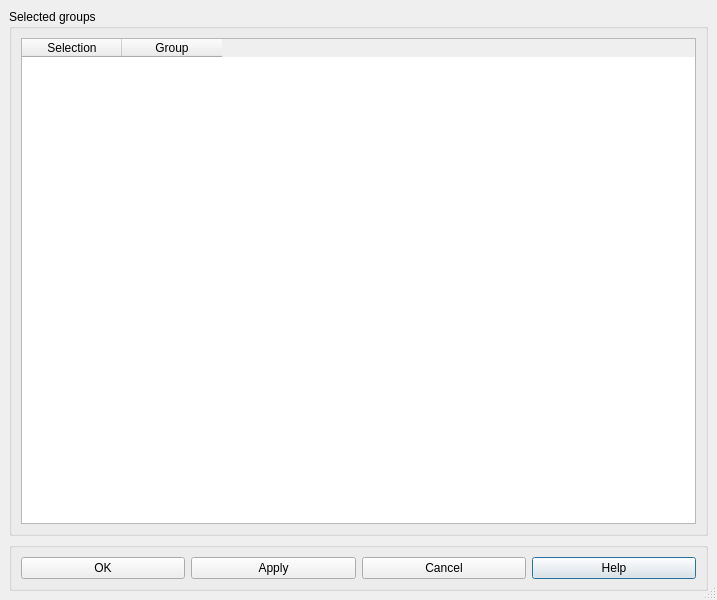
<ui version="4.0" >
 <class>CreateListGroup</class>
 <widget class="QDialog" name="CreateListGroup" >
  <property name="geometry" >
   <rect>
    <x>0</x>
    <y>0</y>
    <width>717</width>
    <height>600</height>
   </rect>
  </property>
  <property name="sizePolicy" >
   <sizepolicy>
    <hsizetype>0</hsizetype>
    <vsizetype>0</vsizetype>
    <horstretch>0</horstretch>
    <verstretch>0</verstretch>
   </sizepolicy>
  </property>
  <property name="windowTitle" >
   <string>Selection of groups</string>
  </property>
  <property name="autoFillBackground" >
   <bool>true</bool>
  </property>
  <property name="sizeGripEnabled" >
   <bool>true</bool>
  </property>
  <layout class="QGridLayout" >
   <property name="margin" >
    <number>9</number>
   </property>
   <property name="spacing" >
    <number>6</number>
   </property>
   <item row="1" column="0" >
    <widget class="QGroupBox" name="GBButtons" >
     <property name="title" >
      <string/>
     </property>
     <layout class="QGridLayout" >
      <property name="margin" >
       <number>9</number>
      </property>
      <property name="spacing" >
       <number>6</number>
      </property>
      <item row="0" column="3" >
       <widget class="QPushButton" name="buttonHelp" >
        <property name="text" >
         <string>Help</string>
        </property>
       </widget>
      </item>
      <item row="0" column="2" >
       <widget class="QPushButton" name="buttonCancel" >
        <property name="text" >
         <string>Cancel</string>
        </property>
       </widget>
      </item>
      <item row="0" column="1" >
       <widget class="QPushButton" name="buttonApply" >
        <property name="text" >
         <string>Apply</string>
        </property>
       </widget>
      </item>
      <item row="0" column="0" >
       <widget class="QPushButton" name="buttonOk" >
        <property name="text" >
         <string>OK</string>
        </property>
       </widget>
      </item>
     </layout>
    </widget>
   </item>
   <item row="0" column="0" >
    <widget class="QGroupBox" name="GBOptions" >
     <property name="title" >
      <string>Selected groups</string>
     </property>
     <layout class="QGridLayout" >
      <property name="margin" >
       <number>9</number>
      </property>
      <property name="spacing" >
       <number>6</number>
      </property>
      <item row="0" column="0" >
       <widget class="QTableWidget" name="TWGroupe" >
        <property name="showGrid" >
         <bool>true</bool>
        </property>
        <property name="rowCount" >
         <number>0</number>
        </property>
        <property name="columnCount" >
         <number>2</number>
        </property>
        <column>
         <property name="text" >
          <string>Selection</string>
         </property>
        </column>
        <column>
         <property name="text" >
          <string>Group</string>
         </property>
        </column>
       </widget>
      </item>
     </layout>
    </widget>
   </item>
  </layout>
 </widget>
 <resources/>
 <connections/>
</ui>
